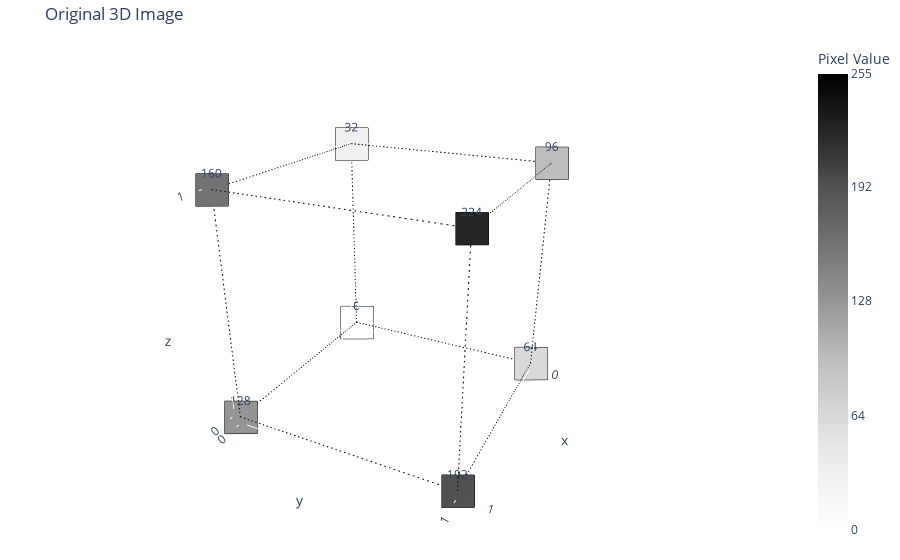

Notebook code cell kept with this figure:
### Code cell
plot_3d_image(image, title="Original 3D Image")

### Figure 1 — Plotly figure (JSON) as saved in the notebook; plotly's stock layout.template omitted (floating-point values rounded to 4 significant figures)
{"data": [{"marker": {"cmax": 255, "cmin": 0, "color": [0, 32, 64, 96, 128, 160, 192, 224], "colorbar": {"ticktext": ["0", "64", "128", "192", "255"], "tickvals": [0, 64, 128, 192, 255], "title": {"text": "Pixel Value"}}, "colorscale": [[0, "rgb(255,255,255)"], [0.125, "rgb(240,240,240)"], [0.25, "rgb(217,217,217)"], [0.375, "rgb(189,189,189)"], [0.5, "rgb(150,150,150)"], [0.625, "rgb(115,115,115)"], [0.75, "rgb(82,82,82)"], [0.875, "rgb(37,37,37)"], [1, "rgb(0,0,0)"]], "line": {"color": "black", "width": 2}, "size": 12, "symbol": "square"}, "mode": "markers+text", "showlegend": false, "text": [0.0, 32.0, 64.0, 96.0, 128.0, 160.0, 192.0, 224.0], "textposition": "top center", "type": "scatter3d", "x": [0, 0, 0, 0, 1, 1, 1, 1], "y": [0, 0, 1, 1, 0, 0, 1, 1], "z": [0, 1, 0, 1, 0, 1, 0, 1]}, {"line": {"color": "black", "dash": "dash", "width": 2}, "mode": "lines", "showlegend": false, "type": "scatter3d", "x": [0, 1], "y": [0, 0], "z": [0, 0]}, {"line": {"color": "black", "dash": "dash", "width": 2}, "mode": "lines", "showlegend": false, "type": "scatter3d", "x": [0, 1], "y": [0, 0], "z": [1, 1]}, {"line": {"color": "black", "dash": "dash", "width": 2}, "mode": "lines", "showlegend": false, "type": "scatter3d", "x": [0, 1], "y": [0, 0], "z": [0, 0]}, {"line": {"color": "black", "dash": "dash", "width": 2}, "mode": "lines", "showlegend": false, "type": "scatter3d", "x": [0, 1], "y": [0, 0], "z": [1, 1]}, {"line": {"color": "black", "dash": "dash", "width": 2}, "mode": "lines", "showlegend": false, "type": "scatter3d", "x": [0, 1], "y": [0, 0], "z": [0, 0]}, {"line": {"color": "black", "dash": "dash", "width": 2}, "mode": "lines", "showlegend": false, "type": "scatter3d", "x": [0, 1], "y": [0, 0], "z": [1, 1]}, {"line": {"color": "black", "dash": "dash", "width": 2}, "mode": "lines", "showlegend": false, "type": "scatter3d", "x": [0, 1], "y": [0, 0], "z": [0, 0]}, {"line": {"color": "black", "dash": "dash", "width": 2}, "mode": "lines", "showlegend": false, "type": "scatter3d", "x": [0, 1], "y": [0, 0], "z": [1, 1]}, {"line": {"color": "black", "dash": "dash", "width": 2}, "mode": "lines", "showlegend": false, "type": "scatter3d", "x": [0, 1], "y": [0, 0], "z": [0, 0]}, {"line": {"color": "black", "dash": "dash", "width": 2}, "mode": "lines", "showlegend": false, "type": "scatter3d", "x": [0, 1], "y": [0, 0], "z": [1, 1]}, {"line": {"color": "black", "dash": "dash", "width": 2}, "mode": "lines", "showlegend": false, "type": "scatter3d", "x": [0, 1], "y": [0, 0], "z": [0, 0]}, {"line": {"color": "black", "dash": "dash", "width": 2}, "mode": "lines", "showlegend": false, "type": "scatter3d", "x": [0, 1], "y": [0, 0], "z": [1, 1]}, {"line": {"color": "black", "dash": "dash", "width": 2}, "mode": "lines", "showlegend": false, "type": "scatter3d", "x": [0, 1], "y": [0, 0], "z": [0, 0]}, {"line": {"color": "black", "dash": "dash", "width": 2}, "mode": "lines", "showlegend": false, "type": "scatter3d", "x": [0, 1], "y": [0, 0], "z": [1, 1]}, {"line": {"color": "black", "dash": "dash", "width": 2}, "mode": "lines", "showlegend": false, "type": "scatter3d", "x": [0, 1], "y": [0, 0], "z": [0, 0]}, {"line": {"color": "black", "dash": "dash", "width": 2}, "mode": "lines", "showlegend": false, "type": "scatter3d", "x": [0, 1], "y": [0, 0], "z": [1, 1]}, {"line": {"color": "black", "dash": "dash", "width": 2}, "mode": "lines", "showlegend": false, "type": "scatter3d", "x": [0, 1], "y": [1, 1], "z": [0, 0]}, {"line": {"color": "black", "dash": "dash", "width": 2}, "mode": "lines", "showlegend": false, "type": "scatter3d", "x": [0, 1], "y": [1, 1], "z": [1, 1]}, {"line": {"color": "black", "dash": "dash", "width": 2}, "mode": "lines", "showlegend": false, "type": "scatter3d", "x": [0, 1], "y": [1, 1], "z": [0, 0]}, {"line": {"color": "black", "dash": "dash", "width": 2}, "mode": "lines", "showlegend": false, "type": "scatter3d", "x": [0, 1], "y": [1, 1], "z": [1, 1]}, {"line": {"color": "black", "dash": "dash", "width": 2}, "mode": "lines", "showlegend": false, "type": "scatter3d", "x": [0, 1], "y": [1, 1], "z": [0, 0]}, {"line": {"color": "black", "dash": "dash", "width": 2}, "mode": "lines", "showlegend": false, "type": "scatter3d", "x": [0, 1], "y": [1, 1], "z": [1, 1]}, {"line": {"color": "black", "dash": "dash", "width": 2}, "mode": "lines", "showlegend": false, "type": "scatter3d", "x": [0, 1], "y": [1, 1], "z": [0, 0]}, {"line": {"color": "black", "dash": "dash", "width": 2}, "mode": "lines", "showlegend": false, "type": "scatter3d", "x": [0, 1], "y": [1, 1], "z": [1, 1]}, {"line": {"color": "black", "dash": "dash", "width": 2}, "mode": "lines", "showlegend": false, "type": "scatter3d", "x": [0, 1], "y": [1, 1], "z": [0, 0]}, {"line": {"color": "black", "dash": "dash", "width": 2}, "mode": "lines", "showlegend": false, "type": "scatter3d", "x": [0, 1], "y": [1, 1], "z": [1, 1]}, {"line": {"color": "black", "dash": "dash", "width": 2}, "mode": "lines", "showlegend": false, "type": "scatter3d", "x": [0, 1], "y": [1, 1], "z": [0, 0]}, {"line": {"color": "black", "dash": "dash", "width": 2}, "mode": "lines", "showlegend": false, "type": "scatter3d", "x": [0, 1], "y": [1, 1], "z": [1, 1]}, {"line": {"color": "black", "dash": "dash", "width": 2}, "mode": "lines", "showlegend": false, "type": "scatter3d", "x": [0, 1], "y": [1, 1], "z": [0, 0]}, {"line": {"color": "black", "dash": "dash", "width": 2}, "mode": "lines", "showlegend": false, "type": "scatter3d", "x": [0, 1], "y": [1, 1], "z": [1, 1]}, {"line": {"color": "black", "dash": "dash", "width": 2}, "mode": "lines", "showlegend": false, "type": "scatter3d", "x": [0, 1], "y": [1, 1], "z": [0, 0]}, {"line": {"color": "black", "dash": "dash", "width": 2}, "mode": "lines", "showlegend": false, "type": "scatter3d", "x": [0, 1], "y": [1, 1], "z": [1, 1]}, {"line": {"color": "black", "dash": "dash", "width": 2}, "mode": "lines", "showlegend": false, "type": "scatter3d", "x": [0, 1], "y": [0, 0], "z": [0, 0]}, {"line": {"color": "black", "dash": "dash", "width": 2}, "mode": "lines", "showlegend": false, "type": "scatter3d", "x": [0, 1], "y": [0, 0], "z": [1, 1]}, {"line": {"color": "black", "dash": "dash", "width": 2}, "mode": "lines", "showlegend": false, "type": "scatter3d", "x": [0, 1], "y": [0, 0], "z": [0, 0]}, {"line": {"color": "black", "dash": "dash", "width": 2}, "mode": "lines", "showlegend": false, "type": "scatter3d", "x": [0, 1], "y": [0, 0], "z": [1, 1]}, {"line": {"color": "black", "dash": "dash", "width": 2}, "mode": "lines", "showlegend": false, "type": "scatter3d", "x": [0, 1], "y": [0, 0], "z": [0, 0]}, {"line": {"color": "black", "dash": "dash", "width": 2}, "mode": "lines", "showlegend": false, "type": "scatter3d", "x": [0, 1], "y": [0, 0], "z": [1, 1]}, {"line": {"color": "black", "dash": "dash", "width": 2}, "mode": "lines", "showlegend": false, "type": "scatter3d", "x": [0, 1], "y": [0, 0], "z": [0, 0]}, {"line": {"color": "black", "dash": "dash", "width": 2}, "mode": "lines", "showlegend": false, "type": "scatter3d", "x": [0, 1], "y": [0, 0], "z": [1, 1]}, {"line": {"color": "black", "dash": "dash", "width": 2}, "mode": "lines", "showlegend": false, "type": "scatter3d", "x": [0, 1], "y": [0, 0], "z": [0, 0]}, {"line": {"color": "black", "dash": "dash", "width": 2}, "mode": "lines", "showlegend": false, "type": "scatter3d", "x": [0, 1], "y": [0, 0], "z": [1, 1]}, {"line": {"color": "black", "dash": "dash", "width": 2}, "mode": "lines", "showlegend": false, "type": "scatter3d", "x": [0, 1], "y": [0, 0], "z": [0, 0]}, {"line": {"color": "black", "dash": "dash", "width": 2}, "mode": "lines", "showlegend": false, "type": "scatter3d", "x": [0, 1], "y": [0, 0], "z": [1, 1]}, {"line": {"color": "black", "dash": "dash", "width": 2}, "mode": "lines", "showlegend": false, "type": "scatter3d", "x": [0, 1], "y": [0, 0], "z": [0, 0]}, {"line": {"color": "black", "dash": "dash", "width": 2}, "mode": "lines", "showlegend": false, "type": "scatter3d", "x": [0, 1], "y": [0, 0], "z": [1, 1]}, {"line": {"color": "black", "dash": "dash", "width": 2}, "mode": "lines", "showlegend": false, "type": "scatter3d", "x": [0, 1], "y": [0, 0], "z": [0, 0]}, {"line": {"color": "black", "dash": "dash", "width": 2}, "mode": "lines", "showlegend": false, "type": "scatter3d", "x": [0, 1], "y": [0, 0], "z": [1, 1]}, {"line": {"color": "black", "dash": "dash", "width": 2}, "mode": "lines", "showlegend": false, "type": "scatter3d", "x": [0, 1], "y": [1, 1], "z": [0, 0]}, {"line": {"color": "black", "dash": "dash", "width": 2}, "mode": "lines", "showlegend": false, "type": "scatter3d", "x": [0, 1], "y": [1, 1], "z": [1, 1]}, {"line": {"color": "black", "dash": "dash", "width": 2}, "mode": "lines", "showlegend": false, "type": "scatter3d", "x": [0, 1], "y": [1, 1], "z": [0, 0]}, {"line": {"color": "black", "dash": "dash", "width": 2}, "mode": "lines", "showlegend": false, "type": "scatter3d", "x": [0, 1], "y": [1, 1], "z": [1, 1]}, {"line": {"color": "black", "dash": "dash", "width": 2}, "mode": "lines", "showlegend": false, "type": "scatter3d", "x": [0, 1], "y": [1, 1], "z": [0, 0]}, {"line": {"color": "black", "dash": "dash", "width": 2}, "mode": "lines", "showlegend": false, "type": "scatter3d", "x": [0, 1], "y": [1, 1], "z": [1, 1]}, {"line": {"color": "black", "dash": "dash", "width": 2}, "mode": "lines", "showlegend": false, "type": "scatter3d", "x": [0, 1], "y": [1, 1], "z": [0, 0]}, {"line": {"color": "black", "dash": "dash", "width": 2}, "mode": "lines", "showlegend": false, "type": "scatter3d", "x": [0, 1], "y": [1, 1], "z": [1, 1]}, {"line": {"color": "black", "dash": "dash", "width": 2}, "mode": "lines", "showlegend": false, "type": "scatter3d", "x": [0, 1], "y": [1, 1], "z": [0, 0]}, {"line": {"color": "black", "dash": "dash", "width": 2}, "mode": "lines", "showlegend": false, "type": "scatter3d", "x": [0, 1], "y": [1, 1], "z": [1, 1]}, {"line": {"color": "black", "dash": "dash", "width": 2}, "mode": "lines", "showlegend": false, "type": "scatter3d", "x": [0, 1], "y": [1, 1], "z": [0, 0]}, {"line": {"color": "black", "dash": "dash", "width": 2}, "mode": "lines", "showlegend": false, "type": "scatter3d", "x": [0, 1], "y": [1, 1], "z": [1, 1]}, {"line": {"color": "black", "dash": "dash", "width": 2}, "mode": "lines", "showlegend": false, "type": "scatter3d", "x": [0, 1], "y": [1, 1], "z": [0, 0]}, {"line": {"color": "black", "dash": "dash", "width": 2}, "mode": "lines", "showlegend": false, "type": "scatter3d", "x": [0, 1], "y": [1, 1], "z": [1, 1]}, {"line": {"color": "black", "dash": "dash", "width": 2}, "mode": "lines", "showlegend": false, "type": "scatter3d", "x": [0, 1], "y": [1, 1], "z": [0, 0]}, {"line": {"color": "black", "dash": "dash", "width": 2}, "mode": "lines", "showlegend": false, "type": "scatter3d", "x": [0, 1], "y": [1, 1], "z": [1, 1]}, {"line": {"color": "black", "dash": "dash", "width": 2}, "mode": "lines", "showlegend": false, "type": "scatter3d", "x": [0, 0], "y": [0, 1], "z": [0, 0]}, {"line": {"color": "black", "dash": "dash", "width": 2}, "mode": "lines", "showlegend": false, "type": "scatter3d", "x": [0, 0], "y": [0, 1], "z": [1, 1]}, {"line": {"color": "black", "dash": "dash", "width": 2}, "mode": "lines", "showlegend": false, "type": "scatter3d", "x": [0, 0], "y": [0, 1], "z": [0, 0]}, {"line": {"color": "black", "dash": "dash", "width": 2}, "mode": "lines", "showlegend": false, "type": "scatter3d", "x": [0, 0], "y": [0, 1], "z": [1, 1]}, {"line": {"color": "black", "dash": "dash", "width": 2}, "mode": "lines", "showlegend": false, "type": "scatter3d", "x": [0, 0], "y": [0, 1], "z": [0, 0]}, {"line": {"color": "black", "dash": "dash", "width": 2}, "mode": "lines", "showlegend": false, "type": "scatter3d", "x": [0, 0], "y": [0, 1], "z": [1, 1]}, {"line": {"color": "black", "dash": "dash", "width": 2}, "mode": "lines", "showlegend": false, "type": "scatter3d", "x": [0, 0], "y": [0, 1], "z": [0, 0]}, {"line": {"color": "black", "dash": "dash", "width": 2}, "mode": "lines", "showlegend": false, "type": "scatter3d", "x": [0, 0], "y": [0, 1], "z": [1, 1]}, {"line": {"color": "black", "dash": "dash", "width": 2}, "mode": "lines", "showlegend": false, "type": "scatter3d", "x": [0, 0], "y": [0, 1], "z": [0, 0]}, {"line": {"color": "black", "dash": "dash", "width": 2}, "mode": "lines", "showlegend": false, "type": "scatter3d", "x": [0, 0], "y": [0, 1], "z": [1, 1]}, {"line": {"color": "black", "dash": "dash", "width": 2}, "mode": "lines", "showlegend": false, "type": "scatter3d", "x": [0, 0], "y": [0, 1], "z": [0, 0]}, {"line": {"color": "black", "dash": "dash", "width": 2}, "mode": "lines", "showlegend": false, "type": "scatter3d", "x": [0, 0], "y": [0, 1], "z": [1, 1]}, {"line": {"color": "black", "dash": "dash", "width": 2}, "mode": "lines", "showlegend": false, "type": "scatter3d", "x": [0, 0], "y": [0, 1], "z": [0, 0]}, {"line": {"color": "black", "dash": "dash", "width": 2}, "mode": "lines", "showlegend": false, "type": "scatter3d", "x": [0, 0], "y": [0, 1], "z": [1, 1]}, {"line": {"color": "black", "dash": "dash", "width": 2}, "mode": "lines", "showlegend": false, "type": "scatter3d", "x": [0, 0], "y": [0, 1], "z": [0, 0]}, {"line": {"color": "black", "dash": "dash", "width": 2}, "mode": "lines", "showlegend": false, "type": "scatter3d", "x": [0, 0], "y": [0, 1], "z": [1, 1]}, {"line": {"color": "black", "dash": "dash", "width": 2}, "mode": "lines", "showlegend": false, "type": "scatter3d", "x": [0, 0], "y": [0, 1], "z": [0, 0]}, {"line": {"color": "black", "dash": "dash", "width": 2}, "mode": "lines", "showlegend": false, "type": "scatter3d", "x": [0, 0], "y": [0, 1], "z": [1, 1]}, {"line": {"color": "black", "dash": "dash", "width": 2}, "mode": "lines", "showlegend": false, "type": "scatter3d", "x": [0, 0], "y": [0, 1], "z": [0, 0]}, {"line": {"color": "black", "dash": "dash", "width": 2}, "mode": "lines", "showlegend": false, "type": "scatter3d", "x": [0, 0], "y": [0, 1], "z": [1, 1]}, {"line": {"color": "black", "dash": "dash", "width": 2}, "mode": "lines", "showlegend": false, "type": "scatter3d", "x": [0, 0], "y": [0, 1], "z": [0, 0]}, {"line": {"color": "black", "dash": "dash", "width": 2}, "mode": "lines", "showlegend": false, "type": "scatter3d", "x": [0, 0], "y": [0, 1], "z": [1, 1]}, {"line": {"color": "black", "dash": "dash", "width": 2}, "mode": "lines", "showlegend": false, "type": "scatter3d", "x": [0, 0], "y": [0, 1], "z": [0, 0]}, {"line": {"color": "black", "dash": "dash", "width": 2}, "mode": "lines", "showlegend": false, "type": "scatter3d", "x": [0, 0], "y": [0, 1], "z": [1, 1]}, {"line": {"color": "black", "dash": "dash", "width": 2}, "mode": "lines", "showlegend": false, "type": "scatter3d", "x": [0, 0], "y": [0, 1], "z": [0, 0]}, {"line": {"color": "black", "dash": "dash", "width": 2}, "mode": "lines", "showlegend": false, "type": "scatter3d", "x": [0, 0], "y": [0, 1], "z": [1, 1]}, {"line": {"color": "black", "dash": "dash", "width": 2}, "mode": "lines", "showlegend": false, "type": "scatter3d", "x": [0, 0], "y": [0, 1], "z": [0, 0]}, {"line": {"color": "black", "dash": "dash", "width": 2}, "mode": "lines", "showlegend": false, "type": "scatter3d", "x": [0, 0], "y": [0, 1], "z": [1, 1]}, {"line": {"color": "black", "dash": "dash", "width": 2}, "mode": "lines", "showlegend": false, "type": "scatter3d", "x": [0, 0], "y": [0, 1], "z": [0, 0]}, {"line": {"color": "black", "dash": "dash", "width": 2}, "mode": "lines", "showlegend": false, "type": "scatter3d", "x": [0, 0], "y": [0, 1], "z": [1, 1]}, {"line": {"color": "black", "dash": "dash", "width": 2}, "mode": "lines", "showlegend": false, "type": "scatter3d", "x": [0, 0], "y": [0, 1], "z": [0, 0]}, {"line": {"color": "black", "dash": "dash", "width": 2}, "mode": "lines", "showlegend": false, "type": "scatter3d", "x": [0, 0], "y": [0, 1], "z": [1, 1]}, {"line": {"color": "black", "dash": "dash", "width": 2}, "mode": "lines", "showlegend": false, "type": "scatter3d", "x": [1, 1], "y": [0, 1], "z": [0, 0]}, {"line": {"color": "black", "dash": "dash", "width": 2}, "mode": "lines", "showlegend": false, "type": "scatter3d", "x": [1, 1], "y": [0, 1], "z": [1, 1]}, {"line": {"color": "black", "dash": "dash", "width": 2}, "mode": "lines", "showlegend": false, "type": "scatter3d", "x": [1, 1], "y": [0, 1], "z": [0, 0]}, {"line": {"color": "black", "dash": "dash", "width": 2}, "mode": "lines", "showlegend": false, "type": "scatter3d", "x": [1, 1], "y": [0, 1], "z": [1, 1]}, {"line": {"color": "black", "dash": "dash", "width": 2}, "mode": "lines", "showlegend": false, "type": "scatter3d", "x": [1, 1], "y": [0, 1], "z": [0, 0]}, {"line": {"color": "black", "dash": "dash", "width": 2}, "mode": "lines", "showlegend": false, "type": "scatter3d", "x": [1, 1], "y": [0, 1], "z": [1, 1]}, {"line": {"color": "black", "dash": "dash", "width": 2}, "mode": "lines", "showlegend": false, "type": "scatter3d", "x": [1, 1], "y": [0, 1], "z": [0, 0]}, {"line": {"color": "black", "dash": "dash", "width": 2}, "mode": "lines", "showlegend": false, "type": "scatter3d", "x": [1, 1], "y": [0, 1], "z": [1, 1]}, {"line": {"color": "black", "dash": "dash", "width": 2}, "mode": "lines", "showlegend": false, "type": "scatter3d", "x": [1, 1], "y": [0, 1], "z": [0, 0]}, {"line": {"color": "black", "dash": "dash", "width": 2}, "mode": "lines", "showlegend": false, "type": "scatter3d", "x": [1, 1], "y": [0, 1], "z": [1, 1]}, {"line": {"color": "black", "dash": "dash", "width": 2}, "mode": "lines", "showlegend": false, "type": "scatter3d", "x": [1, 1], "y": [0, 1], "z": [0, 0]}, {"line": {"color": "black", "dash": "dash", "width": 2}, "mode": "lines", "showlegend": false, "type": "scatter3d", "x": [1, 1], "y": [0, 1], "z": [1, 1]}, {"line": {"color": "black", "dash": "dash", "width": 2}, "mode": "lines", "showlegend": false, "type": "scatter3d", "x": [1, 1], "y": [0, 1], "z": [0, 0]}, {"line": {"color": "black", "dash": "dash", "width": 2}, "mode": "lines", "showlegend": false, "type": "scatter3d", "x": [1, 1], "y": [0, 1], "z": [1, 1]}, {"line": {"color": "black", "dash": "dash", "width": 2}, "mode": "lines", "showlegend": false, "type": "scatter3d", "x": [1, 1], "y": [0, 1], "z": [0, 0]}, {"line": {"color": "black", "dash": "dash", "width": 2}, "mode": "lines", "showlegend": false, "type": "scatter3d", "x": [1, 1], "y": [0, 1], "z": [1, 1]}, {"line": {"color": "black", "dash": "dash", "width": 2}, "mode": "lines", "showlegend": false, "type": "scatter3d", "x": [1, 1], "y": [0, 1], "z": [0, 0]}, {"line": {"color": "black", "dash": "dash", "width": 2}, "mode": "lines", "showlegend": false, "type": "scatter3d", "x": [1, 1], "y": [0, 1], "z": [1, 1]}, {"line": {"color": "black", "dash": "dash", "width": 2}, "mode": "lines", "showlegend": false, "type": "scatter3d", "x": [1, 1], "y": [0, 1], "z": [0, 0]}, {"line": {"color": "black", "dash": "dash", "width": 2}, "mode": "lines", "showlegend": false, "type": "scatter3d", "x": [1, 1], "y": [0, 1], "z": [1, 1]}, {"line": {"color": "black", "dash": "dash", "width": 2}, "mode": "lines", "showlegend": false, "type": "scatter3d", "x": [1, 1], "y": [0, 1], "z": [0, 0]}, {"line": {"color": "black", "dash": "dash", "width": 2}, "mode": "lines", "showlegend": false, "type": "scatter3d", "x": [1, 1], "y": [0, 1], "z": [1, 1]}, {"line": {"color": "black", "dash": "dash", "width": 2}, "mode": "lines", "showlegend": false, "type": "scatter3d", "x": [1, 1], "y": [0, 1], "z": [0, 0]}, {"line": {"color": "black", "dash": "dash", "width": 2}, "mode": "lines", "showlegend": false, "type": "scatter3d", "x": [1, 1], "y": [0, 1], "z": [1, 1]}, {"line": {"color": "black", "dash": "dash", "width": 2}, "mode": "lines", "showlegend": false, "type": "scatter3d", "x": [1, 1], "y": [0, 1], "z": [0, 0]}, {"line": {"color": "black", "dash": "dash", "width": 2}, "mode": "lines", "showlegend": false, "type": "scatter3d", "x": [1, 1], "y": [0, 1], "z": [1, 1]}, {"line": {"color": "black", "dash": "dash", "width": 2}, "mode": "lines", "showlegend": false, "type": "scatter3d", "x": [1, 1], "y": [0, 1], "z": [0, 0]}, {"line": {"color": "black", "dash": "dash", "width": 2}, "mode": "lines", "showlegend": false, "type": "scatter3d", "x": [1, 1], "y": [0, 1], "z": [1, 1]}, {"line": {"color": "black", "dash": "dash", "width": 2}, "mode": "lines", "showlegend": false, "type": "scatter3d", "x": [1, 1], "y": [0, 1], "z": [0, 0]}, {"line": {"color": "black", "dash": "dash", "width": 2}, "mode": "lines", "showlegend": false, "type": "scatter3d", "x": [1, 1], "y": [0, 1], "z": [1, 1]}, {"line": {"color": "black", "dash": "dash", "width": 2}, "mode": "lines", "showlegend": false, "type": "scatter3d", "x": [1, 1], "y": [0, 1], "z": [0, 0]}, {"line": {"color": "black", "dash": "dash", "width": 2}, "mode": "lines", "showlegend": false, "type": "scatter3d", "x": [1, 1], "y": [0, 1], "z": [1, 1]}, {"line": {"color": "black", "dash": "dash", "width": 2}, "mode": "lines", "showlegend": false, "type": "scatter3d", "x": [0, 0], "y": [0, 0], "z": [0, 1]}, {"line": {"color": "black", "dash": "dash", "width": 2}, "mode": "lines", "showlegend": false, "type": "scatter3d", "x": [0, 0], "y": [0, 0], "z": [0, 1]}, {"line": {"color": "black", "dash": "dash", "width": 2}, "mode": "lines", "showlegend": false, "type": "scatter3d", "x": [0, 0], "y": [1, 1], "z": [0, 1]}, {"line": {"color": "black", "dash": "dash", "width": 2}, "mode": "lines", "showlegend": false, "type": "scatter3d", "x": [0, 0], "y": [1, 1], "z": [0, 1]}, {"line": {"color": "black", "dash": "dash", "width": 2}, "mode": "lines", "showlegend": false, "type": "scatter3d", "x": [0, 0], "y": [0, 0], "z": [0, 1]}, {"line": {"color": "black", "dash": "dash", "width": 2}, "mode": "lines", "showlegend": false, "type": "scatter3d", "x": [0, 0], "y": [0, 0], "z": [0, 1]}, {"line": {"color": "black", "dash": "dash", "width": 2}, "mode": "lines", "showlegend": false, "type": "scatter3d", "x": [0, 0], "y": [1, 1], "z": [0, 1]}, {"line": {"color": "black", "dash": "dash", "width": 2}, "mode": "lines", "showlegend": false, "type": "scatter3d", "x": [0, 0], "y": [1, 1], "z": [0, 1]}, {"line": {"color": "black", "dash": "dash", "width": 2}, "mode": "lines", "showlegend": false, "type": "scatter3d", "x": [0, 0], "y": [0, 0], "z": [0, 1]}, {"line": {"color": "black", "dash": "dash", "width": 2}, "mode": "lines", "showlegend": false, "type": "scatter3d", "x": [0, 0], "y": [0, 0], "z": [0, 1]}, {"line": {"color": "black", "dash": "dash", "width": 2}, "mode": "lines", "showlegend": false, "type": "scatter3d", "x": [0, 0], "y": [1, 1], "z": [0, 1]}, {"line": {"color": "black", "dash": "dash", "width": 2}, "mode": "lines", "showlegend": false, "type": "scatter3d", "x": [0, 0], "y": [1, 1], "z": [0, 1]}, {"line": {"color": "black", "dash": "dash", "width": 2}, "mode": "lines", "showlegend": false, "type": "scatter3d", "x": [0, 0], "y": [0, 0], "z": [0, 1]}, {"line": {"color": "black", "dash": "dash", "width": 2}, "mode": "lines", "showlegend": false, "type": "scatter3d", "x": [0, 0], "y": [0, 0], "z": [0, 1]}, {"line": {"color": "black", "dash": "dash", "width": 2}, "mode": "lines", "showlegend": false, "type": "scatter3d", "x": [0, 0], "y": [1, 1], "z": [0, 1]}, {"line": {"color": "black", "dash": "dash", "width": 2}, "mode": "lines", "showlegend": false, "type": "scatter3d", "x": [0, 0], "y": [1, 1], "z": [0, 1]}, {"line": {"color": "black", "dash": "dash", "width": 2}, "mode": "lines", "showlegend": false, "type": "scatter3d", "x": [0, 0], "y": [0, 0], "z": [0, 1]}, {"line": {"color": "black", "dash": "dash", "width": 2}, "mode": "lines", "showlegend": false, "type": "scatter3d", "x": [0, 0], "y": [0, 0], "z": [0, 1]}, {"line": {"color": "black", "dash": "dash", "width": 2}, "mode": "lines", "showlegend": false, "type": "scatter3d", "x": [0, 0], "y": [1, 1], "z": [0, 1]}, {"line": {"color": "black", "dash": "dash", "width": 2}, "mode": "lines", "showlegend": false, "type": "scatter3d", "x": [0, 0], "y": [1, 1], "z": [0, 1]}, {"line": {"color": "black", "dash": "dash", "width": 2}, "mode": "lines", "showlegend": false, "type": "scatter3d", "x": [0, 0], "y": [0, 0], "z": [0, 1]}, {"line": {"color": "black", "dash": "dash", "width": 2}, "mode": "lines", "showlegend": false, "type": "scatter3d", "x": [0, 0], "y": [0, 0], "z": [0, 1]}, {"line": {"color": "black", "dash": "dash", "width": 2}, "mode": "lines", "showlegend": false, "type": "scatter3d", "x": [0, 0], "y": [1, 1], "z": [0, 1]}, {"line": {"color": "black", "dash": "dash", "width": 2}, "mode": "lines", "showlegend": false, "type": "scatter3d", "x": [0, 0], "y": [1, 1], "z": [0, 1]}, {"line": {"color": "black", "dash": "dash", "width": 2}, "mode": "lines", "showlegend": false, "type": "scatter3d", "x": [0, 0], "y": [0, 0], "z": [0, 1]}, {"line": {"color": "black", "dash": "dash", "width": 2}, "mode": "lines", "showlegend": false, "type": "scatter3d", "x": [0, 0], "y": [0, 0], "z": [0, 1]}, {"line": {"color": "black", "dash": "dash", "width": 2}, "mode": "lines", "showlegend": false, "type": "scatter3d", "x": [0, 0], "y": [1, 1], "z": [0, 1]}, {"line": {"color": "black", "dash": "dash", "width": 2}, "mode": "lines", "showlegend": false, "type": "scatter3d", "x": [0, 0], "y": [1, 1], "z": [0, 1]}, {"line": {"color": "black", "dash": "dash", "width": 2}, "mode": "lines", "showlegend": false, "type": "scatter3d", "x": [0, 0], "y": [0, 0], "z": [0, 1]}, {"line": {"color": "black", "dash": "dash", "width": 2}, "mode": "lines", "showlegend": false, "type": "scatter3d", "x": [0, 0], "y": [0, 0], "z": [0, 1]}, {"line": {"color": "black", "dash": "dash", "width": 2}, "mode": "lines", "showlegend": false, "type": "scatter3d", "x": [0, 0], "y": [1, 1], "z": [0, 1]}, {"line": {"color": "black", "dash": "dash", "width": 2}, "mode": "lines", "showlegend": false, "type": "scatter3d", "x": [0, 0], "y": [1, 1], "z": [0, 1]}, {"line": {"color": "black", "dash": "dash", "width": 2}, "mode": "lines", "showlegend": false, "type": "scatter3d", "x": [1, 1], "y": [0, 0], "z": [0, 1]}, {"line": {"color": "black", "dash": "dash", "width": 2}, "mode": "lines", "showlegend": false, "type": "scatter3d", "x": [1, 1], "y": [0, 0], "z": [0, 1]}, {"line": {"color": "black", "dash": "dash", "width": 2}, "mode": "lines", "showlegend": false, "type": "scatter3d", "x": [1, 1], "y": [1, 1], "z": [0, 1]}, {"line": {"color": "black", "dash": "dash", "width": 2}, "mode": "lines", "showlegend": false, "type": "scatter3d", "x": [1, 1], "y": [1, 1], "z": [0, 1]}, {"line": {"color": "black", "dash": "dash", "width": 2}, "mode": "lines", "showlegend": false, "type": "scatter3d", "x": [1, 1], "y": [0, 0], "z": [0, 1]}, {"line": {"color": "black", "dash": "dash", "width": 2}, "mode": "lines", "showlegend": false, "type": "scatter3d", "x": [1, 1], "y": [0, 0], "z": [0, 1]}, {"line": {"color": "black", "dash": "dash", "width": 2}, "mode": "lines", "showlegend": false, "type": "scatter3d", "x": [1, 1], "y": [1, 1], "z": [0, 1]}, {"line": {"color": "black", "dash": "dash", "width": 2}, "mode": "lines", "showlegend": false, "type": "scatter3d", "x": [1, 1], "y": [1, 1], "z": [0, 1]}, {"line": {"color": "black", "dash": "dash", "width": 2}, "mode": "lines", "showlegend": false, "type": "scatter3d", "x": [1, 1], "y": [0, 0], "z": [0, 1]}, {"line": {"color": "black", "dash": "dash", "width": 2}, "mode": "lines", "showlegend": false, "type": "scatter3d", "x": [1, 1], "y": [0, 0], "z": [0, 1]}, {"line": {"color": "black", "dash": "dash", "width": 2}, "mode": "lines", "showlegend": false, "type": "scatter3d", "x": [1, 1], "y": [1, 1], "z": [0, 1]}, {"line": {"color": "black", "dash": "dash", "width": 2}, "mode": "lines", "showlegend": false, "type": "scatter3d", "x": [1, 1], "y": [1, 1], "z": [0, 1]}, {"line": {"color": "black", "dash": "dash", "width": 2}, "mode": "lines", "showlegend": false, "type": "scatter3d", "x": [1, 1], "y": [0, 0], "z": [0, 1]}, {"line": {"color": "black", "dash": "dash", "width": 2}, "mode": "lines", "showlegend": false, "type": "scatter3d", "x": [1, 1], "y": [0, 0], "z": [0, 1]}, {"line": {"color": "black", "dash": "dash", "width": 2}, "mode": "lines", "showlegend": false, "type": "scatter3d", "x": [1, 1], "y": [1, 1], "z": [0, 1]}, {"line": {"color": "black", "dash": "dash", "width": 2}, "mode": "lines", "showlegend": false, "type": "scatter3d", "x": [1, 1], "y": [1, 1], "z": [0, 1]}, {"line": {"color": "black", "dash": "dash", "width": 2}, "mode": "lines", "showlegend": false, "type": "scatter3d", "x": [1, 1], "y": [0, 0], "z": [0, 1]}, {"line": {"color": "black", "dash": "dash", "width": 2}, "mode": "lines", "showlegend": false, "type": "scatter3d", "x": [1, 1], "y": [0, 0], "z": [0, 1]}, {"line": {"color": "black", "dash": "dash", "width": 2}, "mode": "lines", "showlegend": false, "type": "scatter3d", "x": [1, 1], "y": [1, 1], "z": [0, 1]}, {"line": {"color": "black", "dash": "dash", "width": 2}, "mode": "lines", "showlegend": false, "type": "scatter3d", "x": [1, 1], "y": [1, 1], "z": [0, 1]}, {"line": {"color": "black", "dash": "dash", "width": 2}, "mode": "lines", "showlegend": false, "type": "scatter3d", "x": [1, 1], "y": [0, 0], "z": [0, 1]}, {"line": {"color": "black", "dash": "dash", "width": 2}, "mode": "lines", "showlegend": false, "type": "scatter3d", "x": [1, 1], "y": [0, 0], "z": [0, 1]}, {"line": {"color": "black", "dash": "dash", "width": 2}, "mode": "lines", "showlegend": false, "type": "scatter3d", "x": [1, 1], "y": [1, 1], "z": [0, 1]}, {"line": {"color": "black", "dash": "dash", "width": 2}, "mode": "lines", "showlegend": false, "type": "scatter3d", "x": [1, 1], "y": [1, 1], "z": [0, 1]}, {"line": {"color": "black", "dash": "dash", "width": 2}, "mode": "lines", "showlegend": false, "type": "scatter3d", "x": [1, 1], "y": [0, 0], "z": [0, 1]}, {"line": {"color": "black", "dash": "dash", "width": 2}, "mode": "lines", "showlegend": false, "type": "scatter3d", "x": [1, 1], "y": [0, 0], "z": [0, 1]}, {"line": {"color": "black", "dash": "dash", "width": 2}, "mode": "lines", "showlegend": false, "type": "scatter3d", "x": [1, 1], "y": [1, 1], "z": [0, 1]}, {"line": {"color": "black", "dash": "dash", "width": 2}, "mode": "lines", "showlegend": false, "type": "scatter3d", "x": [1, 1], "y": [1, 1], "z": [0, 1]}, {"line": {"color": "black", "dash": "dash", "width": 2}, "mode": "lines", "showlegend": false, "type": "scatter3d", "x": [1, 1], "y": [0, 0], "z": [0, 1]}, {"line": {"color": "black", "dash": "dash", "width": 2}, "mode": "lines", "showlegend": false, "type": "scatter3d", "x": [1, 1], "y": [0, 0], "z": [0, 1]}, {"line": {"color": "black", "dash": "dash", "width": 2}, "mode": "lines", "showlegend": false, "type": "scatter3d", "x": [1, 1], "y": [1, 1], "z": [0, 1]}, {"line": {"color": "black", "dash": "dash", "width": 2}, "mode": "lines", "showlegend": false, "type": "scatter3d", "x": [1, 1], "y": [1, 1], "z": [0, 1]}], "layout": {"margin": {"b": 20, "l": 0, "r": 0, "t": 40}, "scene": {"camera": {"eye": {"x": 2, "y": 1, "z": 1}}, "xaxis": {"dtick": 1, "showbackground": false}, "yaxis": {"dtick": 1, "showbackground": false}, "zaxis": {"dtick": 1, "showbackground": false}}, "title": {"text": "Original 3D Image"}}}
